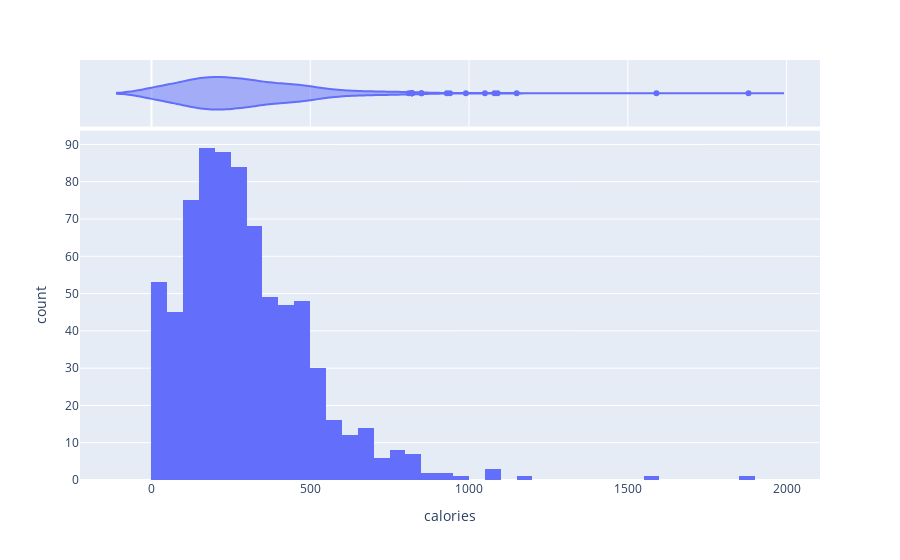

The cell this chart's notebook holds for it:
### Code cell
import plotly.express as px
fig = px.histogram(df, x="calories", marginal='violin')#'rug','box'
fig.show()

### Figure 1 — Plotly figure (JSON) as saved in the notebook; plotly's stock layout.template omitted (floating-point values rounded to 4 significant figures; data arrays with more than 128 entries replaced by an {"elided": "..."} marker saying what was removed)
{"data": [{"alignmentgroup": "True", "bingroup": "x", "hovertemplate": "calories=%{x}<br>count=%{y}<extra></extra>", "legendgroup": "", "marker": {"color": "#636efa", "pattern": {"shape": ""}}, "name": "", "offsetgroup": "", "orientation": "v", "showlegend": false, "type": "histogram", "x": {"elided": "750 int values"}, "xaxis": "x", "yaxis": "y"}, {"alignmentgroup": "True", "hovertemplate": "calories=%{x}<extra></extra>", "legendgroup": "", "marker": {"color": "#636efa"}, "name": "", "offsetgroup": "", "scalegroup": "x", "showlegend": false, "type": "violin", "x": {"elided": "750 int values"}, "xaxis": "x2", "yaxis": "y2"}], "layout": {"barmode": "relative", "legend": {"tracegroupgap": 0}, "margin": {"t": 60}, "xaxis": {"anchor": "y", "domain": [0, 1], "title": {"text": "calories"}}, "xaxis2": {"anchor": "y2", "domain": [0, 1], "matches": "x", "showgrid": true, "showticklabels": false}, "yaxis": {"anchor": "x", "domain": [0, 0.8316], "title": {"text": "count"}}, "yaxis2": {"anchor": "x2", "domain": [0.8416, 1], "matches": "y2", "showgrid": false, "showline": false, "showticklabels": false, "ticks": ""}}}
